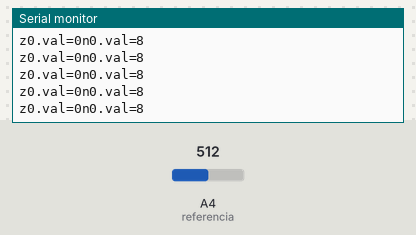
Bench run of a sketch on a simulated Arduino Uno, built with avr-gcc and run on an emulated ATmega328P. Parts: the last lines printed to the serial monitor. The test bench sets the inputs (shaded band); at power-on: A4 (referencia) = 512.

Above: at 1.2 s.
1.3 s: A4 (referencia) set to 594
At 2.2 s:
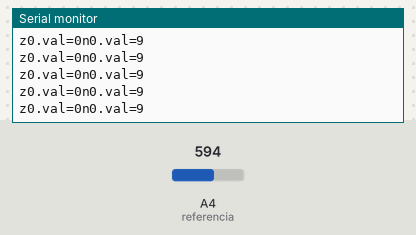
4.3 s: A4 (referencia) set to 621
At 5.1 s:
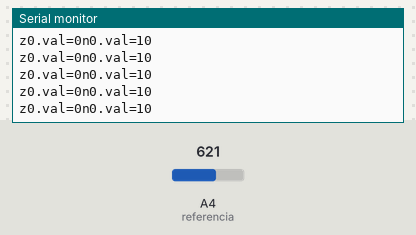
Timing chart, 0 to 7.3 s (numbered marks = the images above; inputs shaded):
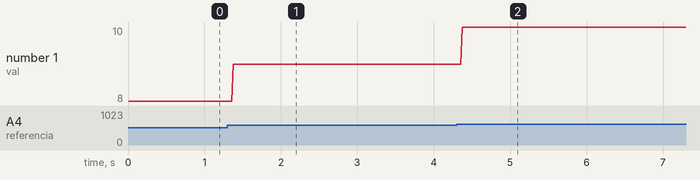

The sketch:

Codigo_Bateria.ino
```cpp
#define referencia A4 //Verificar qual pino vai conectar na hora
int valor_referencia; // Variavel que contem a leitura dos parâmetros(0-1023) da bateria
int valor_bateria; // //Valor real da Tensão da Bateria
int valor_porcentagem; // Valor da porcentagem da bateria

void setup() {
  Serial.begin(9600); //Taxa de comunicação
  pinMode(referencia, INPUT); // Declaração da variavel referencia como entrada
}

void loop() {
  valor_referencia = analogRead(referencia); // Variavel recebe a leitura dos parâmetros(0-1023) da bateria
  valor_bateria = (0.00488 * valor_referencia * 16.8)/5; //Valor real da Tensão da Bateria (Conta de conversão)
  valor_porcentagem = ((valor_referencia/1023)*100); // Valor da porcentagem da bateria

  Serial.print("n0.val="); //Definir essa variavel para ser utilizada no Nextion para receber o valor da tensão
  Serial.println(valor_bateria); // Valor da tensão
  Serial.print("z0.val="); //Definir essa variavel para ser utilizada no Nextion para receber o valor da porcentagem da bateria
  Serial.print(valor_porcentagem); //Valor da porcentagem da bateria
}
```

Measured:
- after the input at 1.3 s, the serial monitor: prints a new line after 0.08 s (image 1)
- after the input at 4.3 s, the serial monitor: prints a new line after 0.07 s (image 2)
- plotted number 1: 8 → 9 after the input at 1.3 s, 9 → 10 after the input at 4.3 s
